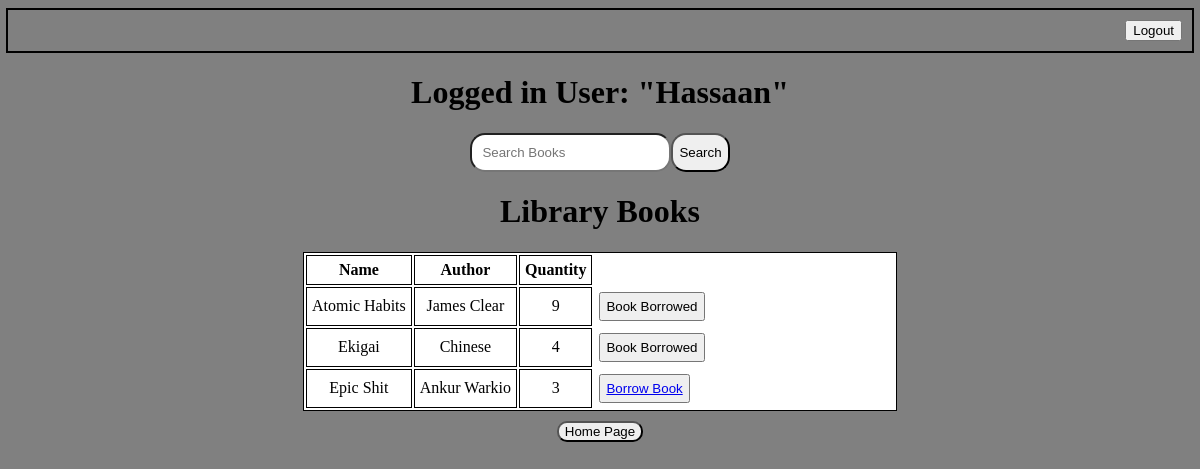
The app's page /search-book/ (signed in), older data.
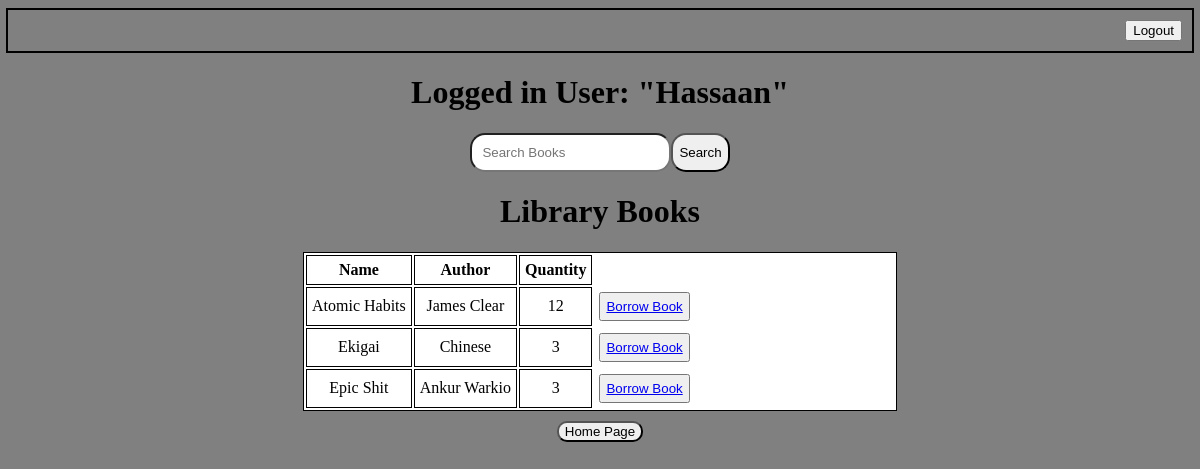
The same page, newer data.
### apps/Books/models.py (models this page shows, shortened)
class Books(models.Model):
    name = models.CharField(max_length=50)
    author = models.CharField(max_length=50)
    quantity = models.IntegerField()
    class Meta:
        verbose_name_plural = 'Books'

### apps/Books/views.py (the view)
# urls.py: path('search-book/', views.search_book_view, name='search_book'),
@login_required(login_url='login')
def search_book_view(request):
    borrowed_books_ids = BorrowedBook.objects.filter(
        user=request.user,
        is_returned=False,
    ).values_list('book_id', flat=True)
    if request.method == 'GET':
        searched_book = request.GET.get('book', '').strip()
        book = Books.objects.filter(name__icontains=searched_book)
        return render(
            request,
            'Books/search_books.html',
            {
                'book': (book),
                'query':searched_book,
                'borrowed_books_ids': borrowed_books_ids,
            })

### apps/Books/templates/Books/search_books.html (shortened to what this page needs)
<!DOCTYPE html>
<html lang="en">
<head>
</head>
<body style='background-color: grey; justify-items: center;'>
    {% if request.user.is_authenticated %}
        <div style='border: 2px solid; width: 100%; justify-items: end;  margin-bottom: 5px;'>
            <div style='padding: 10px;'>
                <a href="{% url "logout" %}"><button>Logout</button></a>
            </div>
        </div>
        <h1>Logged in User: "{{ request.user }}"</h1>
        <form action="{% url 'search_book' %}" method="GET">
            <div style='display: flex'>
                <input style='border-radius: 15px; padding: 10px; width: 100%;'
                type="text" name='book' placeholder='Search Books' value={{query}}>
                <button type="submit" style='border-radius: 15px;'>Search</button>
            </div>
        </form>
        <h1>Library Books</h1>
        <div style='border: 0.5px solid; background-color: white; width: 50%'>
            <table>
                <tr>
                    <th style='border: 1px solid; padding: 5px;'>Name</th>
                    <th style='border: 1px solid; padding: 5px;'>Author</th>
                    <th style='border: 1px solid; padding: 5px;'>Quantity</th>
                </tr>
                {% for book in book %}
                    <tr>
                        <td style='border: 1px solid; padding: 5px; text-align: center;'>{{ book.name }}</td>
                        <td style='border: 1px solid; padding: 5px; text-align: center;'>{{ book.author }}</td>
                        <td style='border: 1px solid; padding: 5px; text-align: center;'>{{ book.quantity }}</td>
                        {% if book.id in borrowed_books_ids %}
                            <td style='padding: 5px;'><button style='padding: 5px;'>Book Borrowed</button></td>
                        {% else %}
                            <td style='padding: 5px;'><button style='cursor: pointer; padding: 5px;'><a href="{% url "borrow_book" book.id %}">Borrow Book</a></button></td>
                        {% endif %}
                    </tr>
                {% endfor %}
            </table>
        </div>
    {% endif %}
    <div style='margin-top: 10px;'>
        <a href="{% url 'books_view' %}"><button style='border-radius: 10px;'>Home Page</button></a>
    </div>
</body>
</html>

Row changes from the older to the newer data that the page shows:
changed Books "Atomic Habits": quantity "9" → "12"; text "Book Borrowed" → "Borrow Book"
changed Books "Ekigai": quantity "4" → "3"; text "Book Borrowed" → "Borrow Book"
